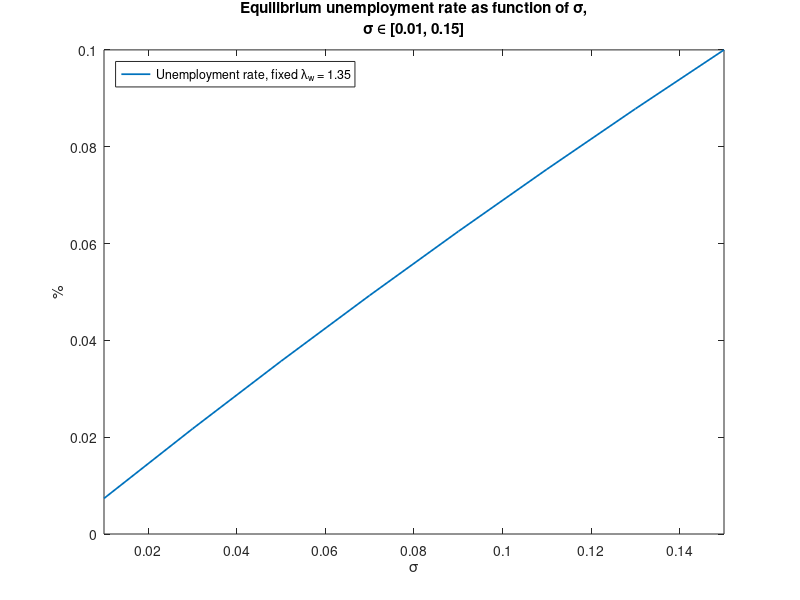

The MATLAB script that drew this image: (Note: this script raises an error after producing the figure.)
%==========================================================================
%% 2 percentage signs represent sections of code;
% 1 percentage sign represents comments for code or commented out code;

% Answers to question parts that don't involve code can be found at the
% bottom of the programme, in the section ``Questions asked in problemset x
% that don't involve code".

% Text answers to question parts that involve code will be between the
% sub-section label:
%=======
% ANSWER
%=======
% Answer here
%===========
% END ANSWER
%===========

% Comments that are important will be between the sub-section label:
%=====
% NOTE
%=====
% Important note here
%=========
% END NOTE
%=========

% ECO385K Problem Set 1, 3
% Paul Le Tran, plt377
% 12 October, 2021
%==========================================================================

%==========================================================================
%% Problem info
% Read the paper "Unempployment and Vacancy Fluctuations in the Matching
% Model: Inspecting the Mechanism" by Andreas Hornstein, Per Krusell, and
% Giovanni L. Violante. This paper covers the basic Mortensen-Pissarides
% matching model with exogenous separation, and is where you will find how
% to derive equilibrium-characterising equations (21), (22), and (23) as
% the question requests.
%==========================================================================

%==========================================================================
%% Setting up workspace
clear all;
close all;
clc;

home_dir = 'path\to\programmes';

cd(home_dir);
%==========================================================================

%==========================================================================
%% Part 3a: Parametrise the model using Shimer's calibration. Compute the wage and unemployment rate.
% Setting Shimer calibration values
r = 0.012;
sigma = 0.10;
theta = 1;
alpha = 0.72;
A = 1.35;
p = 1;
b = 0.4;
beta = alpha;
c = 0.324;

% Computing job-finding and job-filling rates
lambda_w = A*(theta^(1 - alpha));
lambda_f = A*theta^(-alpha);

% Computing equilibrium wage and unemployment rate
u = sigma/(sigma + lambda_w);
w = beta*(p + c*theta) + (1 - beta)*b;
%==========================================================================

%==========================================================================
%% Part 3bi: Consider a permanent change in sigma from 0.01 to 0.15. What would the unemployment rate be if there was no change in the job-finding rate for each value of sigma? Plot the unemployment rate as a function of sigma for fixed job-finding rate.
% Setting Shimer calibration values
r = 0.012;
sigma = 0.10;
theta = 1;
alpha = 0.72;
A = 1.35;
p = 1;
b = 0.4;
beta = alpha;
c = 0.324;
% We will be keeping lambda_w = 1.35 from part 3a constant.

% Creating matrix that stores unemployment rate with corresponding sigma.
u_sigma_matrix = [zeros(length([0.01:0.01:0.15]'), 1) [0.01:0.01:0.15]'];
% Creating counter for loop
counter = 1;
for sigma = [0.01:0.01:0.15]
  u_sigma_matrix(counter, 1) = sigma/(sigma + 1.35);
  counter = counter + 1;
end
clear counter sigma;

% Saving unemployment rate values for plotting purposes in part 3bii.
u_3bi = u_sigma_matrix(:, 1);
clear u_sigma_matrix;

% Creating function for flow-consistent unemployment rate
urate_3bi = @(sigma) sigma(1)/(sigma(1) + 1.35);

% Creating plot of unemployment rate, when keeping lambda_w = 1.35, between
% sigma values [0.01, 0.15].
fplot(urate_3bi, [0.01, 0.15], 'LineWidth', 1.25);

% Creating axes labels
xlabel('\sigma');
ylabel('%');

% Creating legend
legend('Unemployment rate, fixed \lambda_{w} = 1.35', 'Location', 'Northwest');

% Creating title
title({'Equilibrium unemployment rate as function of \sigma,', '\sigma \in [0.01, 0.15]'});

saveas(gcf, 'path\to\graphics\3bi_plot.png');
close(gcf);
clear urate_3bi;
%==========================================================================

%==========================================================================
%% Part 3bii: Consider a permanent change in sigma from 0.01 to 0.15. Computer the wage, theta = v/u, job-finding rate, and the unemployment rate for each value of sigma. Plot the unemployment rate as a functio nof sigma. Compare with the previous question.
% Setting Shimer calibration values
r = 0.012;
sigma = 0.10;
theta = 1;
alpha = 0.72;
A = 1.35;
p = 1;
b = 0.4;
beta = alpha;
c = 0.324;

% We are no longer keeping the job-finding rate constant like in part 3bi.
% This means we need to use equilibrium condition (21) to solve for theta.
% Clearing Shimer calibration value from Shimer in part 3a.
clear theta;

% Creating matrix that stores equilibrium theta and corresponding sigma.
theta_sigma_matrix = [zeros(length([0.01:0.01:0.15]'), 1) [0.01:0.01:0.15]'];
% Creating counter for loop
counter = 1;
for sigma = [0.01:0.01:0.15]
  syms f(theta);
  f(theta) = (p - b)/(r + sigma + beta*A*(theta^(1 - alpha))) == c/((1 - beta)*A*(theta^(-alpha)));
  theta_sigma_matrix(counter, 1) = double(vpasolve(f, theta));
  counter = counter + 1;
end
clear counter sigma f theta;

% Creating matrix that will house equilbrium unemployment rate, equilibrium
% theta, and corresponding sigma for both.
u_theta_sigma_matrix = [zeros(length([0.01:0.01:0.15]'), 1) theta_sigma_matrix];
clear theta_sigma_matrix;
% Creating counter for loop
counter = 1;
for sigma = [0.01:0.01:0.15]
  u_theta_sigma_matrix(counter, 1) = sigma/(sigma + A*(u_theta_sigma_matrix(counter, 2)^(1 - alpha)));
  counter = counter + 1;
end
clear counter sigma;

% Creating matrix that will house equilibrium wage, unemployment rate,
% theta, and corresponding sigma for all.
w_u_theta_sigma_matrix = [zeros(length([0.01:0.01:0.15]'), 1) u_theta_sigma_matrix];
clear u_theta_sigma_matrix;
% Creating counter for loop
counter = 1;
for sigma = [0.01:0.01:0.15]
  w_u_theta_sigma_matrix(counter, 1) = beta*(p + c*w_u_theta_sigma_matrix(counter, 3)) + (1 - beta)*b;
  counter = counter + 1;
end
clear counter sigma;

% Creating matrix that will store equilibrium job-finding rate, wage,
% unemployment rate, theta, and corresponding sigma for all.
jfr_w_u_theta_sigma_matrix = [zeros(length([0.01:0.01:0.15]'), 1) w_u_theta_sigma_matrix];
clear w_u_theta_sigma_matrix;
% Creating counter for loop
counter = 1;
for sigma = [0.01:0.01:0.15]
  jfr_w_u_theta_sigma_matrix(counter, 1) = A*(jfr_w_u_theta_sigma_matrix(counter, 4)^(1 - alpha));
  counter = counter + 1;
end
clear counter sigma;

% Plotting unemployment rate against sigma values used
plot(jfr_w_u_theta_sigma_matrix(:, 5), jfr_w_u_theta_sigma_matrix(:, 3), 'LineWidth', 1.25, 'Color', [0, 0, 1]);
hold on
% Adding plot of unemployment rate values from part 3bi
plot(jfr_w_u_theta_sigma_matrix(:, 5), u_3bi, 'LineWidth', 1.25, 'Color', [1, 0, 0]);
hold off

% Creating axes labels
xlabel('\sigma');
ylabel('%');

% Creating legend
legend('Unemployment rate, varying \lambda_{w} (Blue)', 'Unemployment rate, fixed \lambda_{w} = 1.35 (Red)', 'Location', 'Northwest');

% Creating title
title({'Equilibrium unemployment rates as functions of \sigma,', '\sigma \in [0.01, 0.15]'});

saveas(gcf, 'path\to\graphics\3bii_plot.png');
close(gcf);
clear u_3bi;
%==========================================================================

%==========================================================================
%% Part 3ci: Consider a permanent change in p by 2%. Compute the wage, theta, job-finding rate, and the unemployment rate.
%=====
% NOTE
%=====
% ONLY CONSIDERING INCREASE
%=========
% END NOTE
%=========
% Setting Shimer calibration values
r = 0.012;
sigma = 0.10;
theta = 1;
alpha = 0.72;
A = 1.35;
p = 1;
b = 0.4;
beta = alpha;
c = 0.324;

% Starting value of p is Shimer's calibration.
p = 1*1.02;

% Calculating equilibrium theta
syms f(theta);
f(theta) = (p - b)/(r + sigma + beta*A*(theta^(1 - alpha))) == c/((1 - beta)*A*(theta^(-alpha)));
theta_ss = double(vpasolve(f(theta), theta));
clear f;

% Calculating equilibrium job-finding rate
lambda_w = A*(theta_ss^(1 - alpha));

% Calculating equilibrium unemployment rate
u = sigma/(sigma + lambda_w);

% Calculating equilibrium wage
w = beta*(p + c*theta_ss) + (1 - beta)*b;

% Storing all into row vector. Note that these were calculated with beta =
% 0.72.
jfr_w_u_theta_beta_3ci = [lambda_w w u theta_ss beta];

clear theta theta_ss lambda_w u w;
%==========================================================================

%==========================================================================
%% Part 3cii: Consider a permanent change in p by 2%. Redo this by varying beta from 0.05 to 0.80.
%=====
% NOTE
%=====
% ONLY CONSIDERING INCREASE
%=========
% END NOTE
%=========
% Setting Shimer calibration values
r = 0.012;
sigma = 0.10;
theta = 1;
alpha = 0.72;
A = 1.35;
p = 1;
b = 0.4;
beta = alpha;
c = 0.324;

% Starting value of p is Shimer's calibration.
p = 1*1.02;

% Creating a matrix that houses job-finding rate, wage, unemployment rate,
% theta, and corresponding beta.
jfr_w_u_theta_beta_matrix_3cii = [zeros(length([0.05:0.05:0.80]), 5)];
% Creating counter for loop
counter = 1;
for beta = [0.05:0.05:0.80]
  % Calculating equilibrium theta
  syms f(theta);
  f(theta) = (p - b)/(r + sigma + beta*A*(theta^(1 - alpha))) == c/((1 - beta)*A*(theta^(-alpha)));
  theta_ss = double(vpasolve(f(theta), theta));
  clear f;
  
  % Calculating equilibrium job-finding rate
  lambda_w = A*(theta_ss^(1 - alpha));

  % Calculating equilibrium unemployment rate
  u = sigma/(sigma + lambda_w);

  % Calculating equilibrium wage
  w = beta*(p + c*theta_ss) + (1 - beta)*b;
  
  % Storing into matrix as a row
  jfr_w_u_theta_beta_matrix_3cii(counter, :) = [lambda_w w u theta_ss beta];
  counter = counter + 1;
end
clear counter beta theta theta_ss lambda_w u w;
%==========================================================================

%==========================================================================
%% Part 3ciii: Consider a permanent change in p by 2%. Show how the responsiveness of the unemployment rate with respect to productivity changes by beta.
%=====
% NOTE
%=====
% What we are essentially doing is seeing how much u changes if p increases
% by 1% for example, for different values of beta.

% ONLY CONSIDERING INCREASE
%=========
% END NOTE
%=========
% Setting Shimer calibration values
r = 0.012;
sigma = 0.10;
theta = 1;
alpha = 0.72;
A = 1.35;
p = 1;
b = 0.4;
beta = alpha;
c = 0.324;

% We choose our starting p value to be the initial permanent change of 2%.
% This means if our initial value was the Shimer calibration, starting p
% value is 1*1.02 = 1.02. Using a 1% change as the example, we will call
% p_after as follows:
p = 1*1.02;
p_after = p*1.01;

% Creating matrix that stores the per cent change of u from p to p_after,
% and corresponding beta.
upc_beta_matrix_3ciii = zeros(length([0.05:0.05:0.80]), 2);
% Creating counter for loop
counter = 1;
for beta = [0.05:0.05:0.80]
  % Calculating equilibrium theta for both p and p_after
  syms f(theta);
  f(theta) = (p - b)/(r + sigma + beta*A*(theta^(1 - alpha))) == c/((1 - beta)*A*(theta^(-alpha)));
  theta_ss = double(vpasolve(f(theta), theta));
  clear f;
  syms f(theta_after);
  f(theta_after) = (p_after - b)/(r + sigma + beta*A*(theta_after^(1 - alpha))) == c/((1 - beta)*A*(theta_after^(-alpha)));
  theta_after_ss = double(vpasolve(f(theta_after), theta_after));
  clear f;

  % Calculating equilibrium job-finding rates for both p and p_after
  lambda_w = A*(theta_ss^(1 - alpha));
  lambda_w_after = A*(theta_after_ss^(1 - alpha));

  % Calculating equilibrium unemployment rate for both p and p_after
  u = sigma/(sigma + lambda_w);
  u_after = sigma/(sigma + lambda_w_after);

  % Calculating per cent change of u from p to p_after
  u_pc = (u_after - u)/u;

  upc_beta_matrix_3ciii(counter, :) = [u_pc beta];
  counter = counter + 1;
end
clear counter beta theta theta_ss theta_after theta_after_ss lambda_w lambda_w_after u u_after u_pc;

% Plotting per cent change in unemployment rate against beta's used.
plot(upc_beta_matrix_3ciii(:, 2), upc_beta_matrix_3ciii(:, 1)*100, 'LineWidth', 1.25)

% Creating axes labels
xlabel('\beta');
ylabel('%');

% Setting y-axis interval
set(gca, 'ylim', [-0.51, -0.42]);
set(gca, 'ytick', -0.51:0.01:-0.42);

% Setting x-axis interval
set(gca, 'xlim', [0.05, 0.80]);
set(gca, 'xtick', -0.05:0.05:0.80);

% Creating title
title({'Responsiveness of unemployment rate', 'with respect to productivity changes in \beta,', '1% increase in p,', '\beta \in [0.05, 0.80]'});

saveas(gcf, 'path\to\graphics\3ciii_plot.png');
close(gcf);
%=======
% ANSWER
%=======
% We see that keeping beta constant, a 1% increase in productivity results
% in the equilibrium unemployment rate to decrease. However, as beta
% increases, the magnitude of this decrease in the unemployment rate gets
% smaller. This means the responsiveness of the unemployment rate with
% respect to productivity changes in beta decreases.
%===========
% END ANSWER
%===========
%==========================================================================

%==========================================================================
%% Part 3di: Consider a permanent change in p by 2%. Compute the wage, theta, job-finding rate, and the unemployment rate.
%=====
% NOTE
%=====
% ONLY CONSIDERING INCREASE
%=========
% END NOTE
%=========
% Setting Shimer calibration values
r = 0.012;
sigma = 0.10;
theta = 1;
alpha = 0.72;
A = 1.35;
p = 1;
b = 0.4;
beta = alpha;
c = 0.324;

% Starting value of p is Shimer's calibration.
p = 1*1.02;

% Calculating equilibrium theta
syms f(theta);
f(theta) = (p - b)/(r + sigma + beta*A*(theta^(1 - alpha))) == c/((1 - beta)*A*(theta^(-alpha)));
theta_ss = double(vpasolve(f(theta), theta));
clear f;

% Calculating equilibrium job-finding rate
lambda_w = A*(theta_ss^(1 - alpha));

% Calculating equilibrium unemployment rate
u = sigma/(sigma + lambda_w);

% Calculating equilibrium wage
w = beta*(p + c*theta_ss) + (1 - beta)*b;

% Storing all into row vector. Note that these were calculated with beta =
% 0.72.
jfr_w_u_theta_beta_3di = [lambda_w w u theta_ss beta];

clear theta theta_ss lambda_w u w;
%==========================================================================

%==========================================================================
%% Part 3dii: Consider a permanent change in p by 2%. Redo this by varying b from 0.20 to 0.95.
%=====
% NOTE
%=====
% ONLY CONSIDERING INCREASE
%=========
% END NOTE
%=========
% Setting Shimer calibration values
r = 0.012;
sigma = 0.10;
theta = 1;
alpha = 0.72;
A = 1.35;
p = 1;
b = 0.4;
beta = alpha;
c = 0.324;

% Starting value of p is Shimer's calibration.
p = 1*1.02;

% Creating a matrix that houses job-finding rate, wage, unemployment rate,
% theta, and corresponding beta.
jfr_w_u_theta_b_matrix_3dii = [zeros(length([0.20:0.05:0.95]), 5)];
% Creating counter for loop
counter = 1;
for b = [0.20:0.05:0.95]
  % Calculating equilibrium theta
  syms f(theta);
  f(theta) = (p - b)/(r + sigma + beta*A*(theta^(1 - alpha))) == c/((1 - beta)*A*(theta^(-alpha)));
  theta_ss = double(vpasolve(f(theta), theta));
  clear f;
  
  % Calculating equilibrium job-finding rate
  lambda_w = A*(theta_ss^(1 - alpha));

  % Calculating equilibrium unemployment rate
  u = sigma/(sigma + lambda_w);

  % Calculating equilibrium wage
  w = beta*(p + c*theta_ss) + (1 - beta)*b;
  
  % Storing into matrix as a row
  jfr_w_u_theta_b_matrix_3dii(counter, :) = [lambda_w w u theta_ss b];
  counter = counter + 1;
end
clear counter b theta theta_ss lambda_w u w;
%==========================================================================

%==========================================================================
%% Part 3diii: Consider a permanent change in p by 2%. Show how the responsiveness of the unemployment rate with respect to productivity changes by beta.
%=====
% NOTE
%=====
% What we are essentially doing is seeing how much u changes if p increases
% by 1% for example, for different values of beta.

% ONLY CONSIDERING INCREASE
%=========
% END NOTE
%=========
% Setting Shimer calibration values
r = 0.012;
sigma = 0.10;
theta = 1;
alpha = 0.72;
A = 1.35;
p = 1;
b = 0.4;
beta = alpha;
c = 0.324;

% We choose our starting p value to be the initial permanent change of 2%.
% This means if our initial value was the Shimer calibration, starting p
% value is 1*1.02 = 1.02. Using a 1% change as the example, we will call
% p_after as follows:
p = 1*1.02;
p_after = p*1.01;

% Creating matrix that stores the per cent change of u from p to p_after,
% and corresponding beta.
upc_b_matrix_3diii = zeros(length([0.20:0.05:0.95]), 2);
% Creating counter for loop
counter = 1;
for b = [0.20:0.05:0.95]
  % Calculating equilibrium theta for both p and p_after
  syms f(theta);
  f(theta) = (p - b)/(r + sigma + beta*A*(theta^(1 - alpha))) == c/((1 - beta)*A*(theta^(-alpha)));
  theta_ss = double(vpasolve(f(theta), theta));
  clear f;
  syms f(theta_after);
  f(theta_after) = (p_after - b)/(r + sigma + beta*A*(theta_after^(1 - alpha))) == c/((1 - beta)*A*(theta_after^(-alpha)));
  theta_after_ss = double(vpasolve(f(theta_after), theta_after));
  clear f;

  % Calculating equilibrium job-finding rates for both p and p_after
  lambda_w = A*(theta_ss^(1 - alpha));
  lambda_w_after = A*(theta_after_ss^(1 - alpha));

  % Calculating equilibrium unemployment rate for both p and p_after
  u = sigma/(sigma + lambda_w);
  u_after = sigma/(sigma + lambda_w_after);

  % Calculating per cent change of u from p to p_after
  u_pc = (u_after - u)/u;

  upc_b_matrix_3diii(counter, :) = [u_pc b];
  counter = counter + 1;
end
clear counter b theta theta_ss theta_after theta_after_ss lambda_w lambda_w_after u u_after u_pc;

% Plotting per cent change in unemployment rate against b's used.
plot(upc_b_matrix_3diii(:, 2), upc_b_matrix_3diii(:, 1)*100, 'LineWidth', 1.25)

% Creating axes labels
xlabel('b');
ylabel('%');

% Creating title
title({'Responsiveness of unemployment rate', 'with respect to productivity changes in b,', '1% increase in p', 'b \in [0.20, 0.95]'});

saveas(gcf, 'path\to\graphics\3diii_plot.png');
close(gcf);
%=======
% ANSWER
%=======
% We see that keeping b constant, a 1% increase in productivity results in
% the equilibrium unemployment rate to decrease. Furthermore, as b
% increases, the magnitude of this decrease in the unemployment rate gets
% bigger. This means the responsiveness of the unemployment rate with
% respect to productivity increases as b increases.
%===========
% END ANSWER
%===========
%==========================================================================